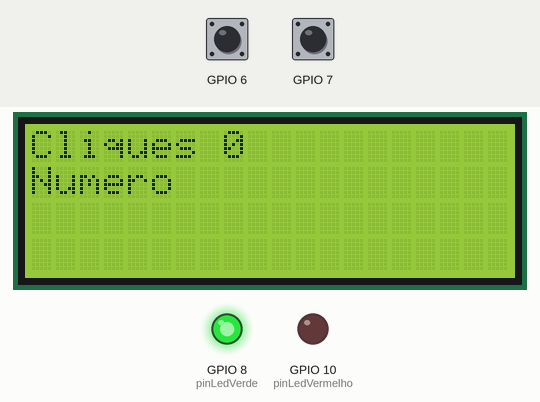
The program below on a simulated ESP32-S3. Shown: 20×4 character LCD, output pins drawn as LEDs (lit = HIGH). The inputs (shaded band) are chosen by the test bench; at power-on: GPIO 7 HIGH, GPIO 6 HIGH.

Above: at 1.2 s.
1.3 s: GPIO 7 pulled LOW for 0.15 s
At 1.6 s:
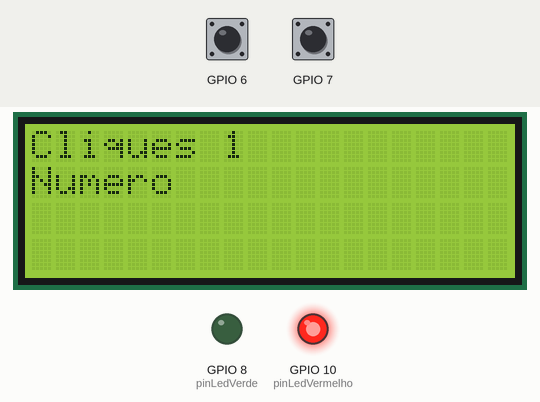
2.9 s: GPIO 7 pulled LOW for 1 s
At 3.9 s:
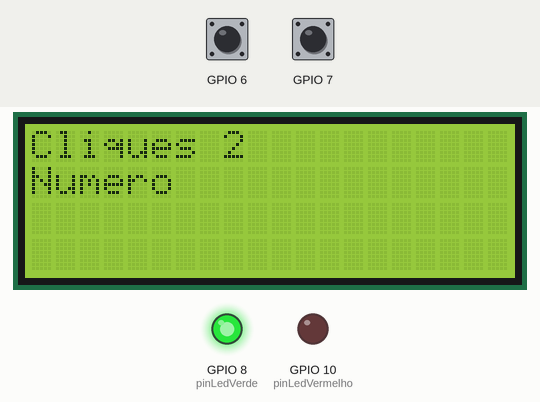
Timing chart, 0 to 5.9 s (numbered marks = the images above; inputs shaded):
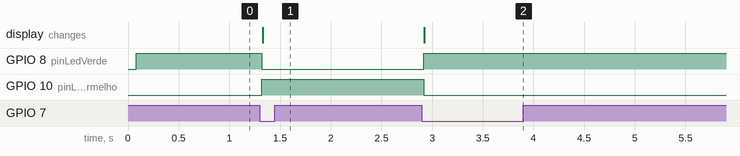

The program:

main.cpp
```cpp
#include <Arduino.h>
#include "botao.h"
#include <LiquidCrystal_I2C.h>

LiquidCrystal_I2C lcd(0x27, 20, 4);

Botao btnA(7);
Botao btnB(6);

const int pinLedVermelho = 10;
const int pinLedVerde = 8;

static bool estadoLedVermelho;
static bool estadoLedVerde;

static int contador = 0;

static bool ehImparOuPar = 0;

void lcdIniciar();
void atualizarContador();

void setup()
{
  btnA.iniciar();
  btnB.iniciar();

  pinMode(pinLedVermelho, OUTPUT);
  pinMode(pinLedVerde, OUTPUT);

  lcdIniciar();
}

void loop()
{
  bool precisaAtualizarTela = false;

  if(btnA.pressionou())
  {
    precisaAtualizarTela = true;
    contador++;
    if(!precisaAtualizarTela)
    {
      return;
    }

    lcd.setCursor(0,7);
    contador % 2 == 0
    ? ehImparOuPar = 0
    : ehImparOuPar = 1;
    lcd.setCursor(7, 1);
    lcd.print("      ");
    atualizarContador();
  }

  if(btnB.pressionou())
  {
    contador = 0;
    ehImparOuPar = 0;

    atualizarContador();
  }

  if(ehImparOuPar == 0)
  {
    digitalWrite(pinLedVermelho, LOW);
    digitalWrite(pinLedVerde, HIGH);

  }

  if(ehImparOuPar == 1)
  {
    digitalWrite(pinLedVerde, LOW);
    digitalWrite(pinLedVermelho, HIGH);

  }

  precisaAtualizarTela = false;
  lcd.setCursor(7, 1);
  lcd.print("      ");
  btnA.atualizar();
  btnB.atualizar();
}


void lcdIniciar()
{
  lcd.init();
  lcd.backlight();
  lcd.setCursor(0,0);
  lcd.print("Cliques");
  lcd.setCursor(8, 0);
  lcd.print(contador);
  lcd.setCursor(0,1);
  lcd.print("Numero");
  lcd.setCursor(7, 1);
  lcd.print("Par");

}

void atualizarContador()
{
  lcd.setCursor(8, 0);
  lcd.print(contador);
  if(ehImparOuPar == 0)
  {
    lcd.setCursor(7, 1);
    lcd.print("Par");
  }
  else
  {
    lcd.setCursor(7, 1);
    lcd.print("Impar");
  }
}
```

botao.h
```cpp
#ifndef __BOTAO_H__
#define __BOTAO_H__

#include <Arduino.h>

class Botao
{
    private:
        uint8_t _pinoBotao;
        bool _estadoAtualBotao;
        bool _estadoAnteriorBotao;
        bool _pressionou;
        bool _soltou;


    public:
        Botao(uint8_t pino);

        void iniciar();
        void atualizar();
        bool pressionou();
        bool soltou();


};


#endif
```

botao.cpp
```cpp
#include "botao.h"

Botao::Botao(uint8_t pino) : _pinoBotao(pino)
{

}

void Botao::iniciar()
{
    pinMode(_pinoBotao, INPUT_PULLUP);
}

void Botao::atualizar()
{
    _pressionou = false;
    _soltou = false;

    _estadoAtualBotao = digitalRead(_pinoBotao);
    if(_estadoAtualBotao != _estadoAnteriorBotao)
    {
        _estadoAnteriorBotao = _estadoAtualBotao;

        if(_estadoAnteriorBotao == LOW)
            _pressionou = true;
        else
            _soltou = true;
    }
}

bool Botao::pressionou()
{
    return _pressionou;
}

bool Botao::soltou()
{
    return _soltou;
}
```

Measured:
- after the input at 1.3 s, GPIO 8 (pinLedVerde): HIGH → LOW at once; GPIO 10 (pinLedVermelho): LOW → HIGH at once; the display: changes at once (image 1)
- after the input at 2.9 s, GPIO 8 (pinLedVerde): LOW → HIGH at once; GPIO 10 (pinLedVermelho): HIGH → LOW at once; the display: changes at once (image 2)
